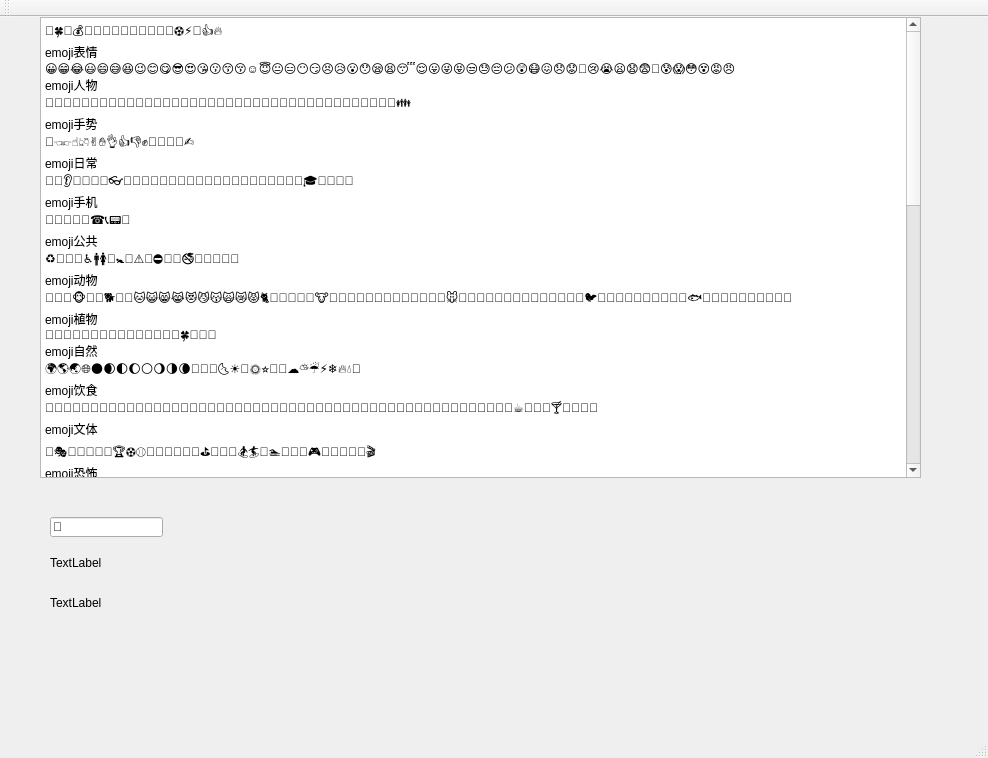
<?xml version="1.0" encoding="UTF-8"?>
<ui version="4.0">
 <class>MainWindow</class>
 <widget class="QMainWindow" name="MainWindow">
  <property name="geometry">
   <rect>
    <x>0</x>
    <y>0</y>
    <width>988</width>
    <height>758</height>
   </rect>
  </property>
  <property name="windowTitle">
   <string>MainWindow</string>
  </property>
  <widget class="QWidget" name="centralWidget">
   <widget class="QPlainTextEdit" name="plainTextEdit">
    <property name="geometry">
     <rect>
      <x>40</x>
      <y>0</y>
      <width>881</width>
      <height>461</height>
     </rect>
    </property>
    <property name="plainText">
     <string>🌹🍀🍎💰📱🌙🍁🍂🍃🌷💎🔪🔫🏀⚽⚡👄👍🔥
emoji表情
😀😁😂😃😄😅😆😉😊😋😎😍😘😗😙😚☺😇😐😑😶😏😣😥😮😯😪😫😴😌😛😜😝😒😓😔😕😲😷😖😞😟😤😢😭😦😧😨😬😰😱😳😵😡😠
emoji人物
👦👧👨👩👴👵👶👱👮👲👳👷👸💂🎅👰👼💆💇🙍🙎🙅🙆💁🙋🙇🙌🙏👤👥🚶🏃👯💃👫👬👭💏💑👪
emoji手势
💪👈👉☝👆👇✌✋👌👍👎✊👊👋👏👐✍
emoji日常
👣👀👂👃👅👄💋👓👔👕👖👗👘👙👚👛👜👝🎒💼👞👟👠👡👢👑👒🎩🎓💄💅💍🌂
emoji手机
📱📲📶📳📴☎📞📟📠
emoji公共
♻🏧🚮🚰♿🚹🚺🚻🚼🚾⚠🚸⛔🚫🚳🚭🚯🚱🚷🔞💈
emoji动物
🙈🙉🙊🐵🐒🐶🐕🐩🐺🐱😺😸😹😻😼😽🙀😿😾🐈🐯🐅🐆🐴🐎🐮🐂🐃🐄🐷🐖🐗🐽🐏🐑🐐🐪🐫🐘🐭🐁🐀🐹🐰🐇🐻🐨🐼🐾🐔🐓🐣🐤🐥🐦🐧🐸🐊🐢🐍🐲🐉🐳🐋🐬🐟🐠🐡🐙🐚🐌🐛🐜🐝🐞🦋
emoji植物
💐🌸💮🌹🌺🌻🌼🌷🌱🌲🌳🌴🌵🌾🌿🍀🍁🍂🍃
emoji自然
🌍🌎🌏🌐🌑🌒🌓🌔🌕🌖🌗🌘🌙🌚🌛🌜☀🌝🌞⭐🌟🌠☁⛅☔⚡❄🔥💧🌊
emoji饮食
🍇🍈🍉🍊🍋🍌🍍🍎🍏🍐🍑🍒🍓🍅🍆🌽🍄🌰🍞🍖🍗🍔🍟🍕🍳🍲🍱🍘🍙🍚🍛🍜🍝🍠🍢🍣🍤🍥🍡🍦🍧🍨🍩🍪🎂🍰🍫🍬🍭🍮🍯🍼☕🍵🍶🍷🍸🍹🍺🍻🍴
emoji文体
🎪🎭🎨🎰🚣🛀🎫🏆⚽⚾🏀🏈🏉🎾🎱🎳⛳🎣🎽🎿🏂🏄🏇🏊🚴🚵🎯🎮🎲🎷🎸🎺🎻🎬
emoji恐怖
😈👿👹👺💀☠👻👽👾💣
emoji旅游
🌋🗻🏠🏡🏢🏣🏤🏥🏦🏨🏩🏪🏫🏬🏭🏯🏰💒🗼🗽⛪⛲🌁🌃🌆🌇🌉🌌🎠🎡🎢🚂🚃🚄🚅🚆🚇🚈🚉🚊🚝🚞🚋🚌🚍🚎🚏🚐🚑🚒🚓🚔🚕🚖🚗🚘🚚🚛🚜🚲⛽🚨🚥🚦🚧⚓⛵🚤🚢✈💺🚁🚟🚠🚡🚀🎑🗿🛂🛃🛄🛅
emoji物品
💌💎🔪💈🚪🚽🚿🛁⌛⏳⌚⏰🎈🎉🎊🎎🎏🎐🎀🎁📯📻📱📲☎📞📟📠🔋🔌💻💽💾💿📀🎥📺📷📹📼🔍🔎🔬🔭📡💡🔦🏮📔📕📖📗📘📙📚📓📃📜📄📰📑🔖💰💴💵💶💷💸💳✉📧📨📩📤📥📦📫📪📬📭📮✏✒📝📁📂📅📆📇📈📉📊📋📌📍📎📏📐✂🔒🔓🔏🔐🔑🔨🔫🔧🔩🔗💉💊🚬🔮🚩🎌💦💨
emoji标志
♠♥♦♣🀄🎴🔇🔈🔉🔊📢📣💤💢💬💭♨🌀🔔🔕✡✝🔯📛🔰🔱⭕✅☑✔✖❌❎➕➖➗➰➿〽✳✴❇‼⁉❓❔❕❗©®™🎦🔅🔆💯🔠🔡🔢🔣🔤🅰🆎🅱🆑🆒🆓ℹ🆔Ⓜ🆕🆖🅾🆗🅿🆘🆙🆚🈁🈂🈷🈶🈯🉐🈹🈚🈲🉑🈸🈴🈳㊗㊙🈺🈵▪▫◻◼◽◾⬛⬜🔶🔷🔸🔹🔺🔻💠🔲🔳⚪⚫🔴🔵
emoji生肖
🐁🐂🐅🐇🐉🐍🐎🐐🐒🐓🐕🐖
emoji星座
♈♉♊♋♌♍♎♏♐♑♒♓⛎
emoji钟表
🕛🕧🕐🕜🕑🕝🕒🕞🕓🕟🕔🕠🕕🕡🕖🕢🕗🕣🕘🕤🕙🕥🕚🕦⌛⏳⌚⏰⏱⏲🕰
emoji心形
💘❤💓💔💕💖💗💙💚💛💜💝💞💟❣
emoji花草
💐🌸💮🌹🌺🌻🌼🌷🌱🌿🍀
emoji树叶
🌿🍀🍁🍂🍃
emoji月亮
🌑🌒🌓🌔🌕🌖🌗🌘🌙🌚🌛🌜🌝
emoji水果
🍇🍈🍉🍊🍋🍌🍍🍎🍏🍐🍑🍒🍓
emoji钱币
💴💵💶💷💰💸💳
emoji交通
🚂🚃🚄🚅🚆🚇🚈🚉🚊🚝🚞🚋🚌🚍🚎🚏🚐🚑🚒🚓🚔🚕🚖🚗🚘🚚🚛🚜🚲⛽🚨🚥🚦🚧⚓⛵🚣🚤🚢✈💺🚁🚟🚠🚡🚀
emoji建筑
🏠🏡🏢🏣🏤🏥🏦🏨🏩🏪🏫🏬🏭🏯🏰💒🗼🗽⛪🌆🌇🌉
emoji办公
📱📲☎📞📟📠🔋🔌💻💽💾💿📀🎥📺📷📹📼🔍🔎🔬🔭📡📔📕📖📗📘📙📚📓📃📜📄📰📑🔖💳✉📧📨📩📤📥📦📫📪📬📭📮✏✒📝📁📂📅📆📇📈📉📊📋📌📍📎📏📐✂🔒🔓🔏🔐🔑
emoji箭头
⬆↗➡↘⬇↙⬅↖↕↔↩↪⤴⤵🔃🔄🔙🔚🔛🔜🔝</string>
    </property>
   </widget>
   <widget class="QLineEdit" name="lineEdit">
    <property name="geometry">
     <rect>
      <x>50</x>
      <y>500</y>
      <width>113</width>
      <height>20</height>
     </rect>
    </property>
    <property name="text">
     <string>👗</string>
    </property>
   </widget>
   <widget class="QLabel" name="label">
    <property name="geometry">
     <rect>
      <x>50</x>
      <y>580</y>
      <width>54</width>
      <height>12</height>
     </rect>
    </property>
    <property name="text">
     <string>TextLabel</string>
    </property>
   </widget>
   <widget class="QLabel" name="label_2">
    <property name="geometry">
     <rect>
      <x>50</x>
      <y>540</y>
      <width>54</width>
      <height>12</height>
     </rect>
    </property>
    <property name="text">
     <string>TextLabel</string>
    </property>
   </widget>
  </widget>
  <widget class="QMenuBar" name="menuBar">
   <property name="geometry">
    <rect>
     <x>0</x>
     <y>0</y>
     <width>988</width>
     <height>23</height>
    </rect>
   </property>
  </widget>
  <widget class="QToolBar" name="mainToolBar">
   <attribute name="toolBarArea">
    <enum>TopToolBarArea</enum>
   </attribute>
   <attribute name="toolBarBreak">
    <bool>false</bool>
   </attribute>
  </widget>
  <widget class="QStatusBar" name="statusBar"/>
 </widget>
 <layoutdefault spacing="6" margin="11"/>
 <resources/>
 <connections/>
</ui>
